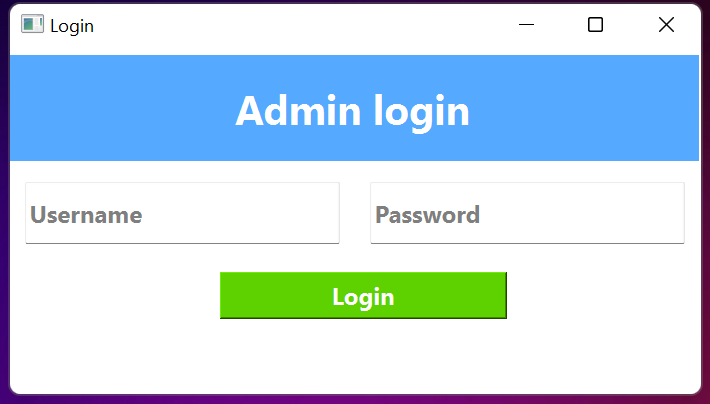
#> input picture mini-project-3/sample1.png, 710 x 404 px
$ python -i filter.py   (imports and definitions only)
#> lines starting #> are read from the running program, lines starting #| are printed output that depends on the picture; after the words box and inside, x2 and y2 are one past the last pixel; in counts of white or black regions, pixels touching at a corner belong together
#> further down, picture is the input picture: shape (404, 710, 3); mean B, G, R 232, 216, 194
import cv2
import numpy as np


# [17 lines left out: functions Contours, ColorQuantization, not called in this run]

def normal(img):
    return img

def anime(img):
    gray = cv2.cvtColor(img, cv2.COLOR_BGR2GRAY)
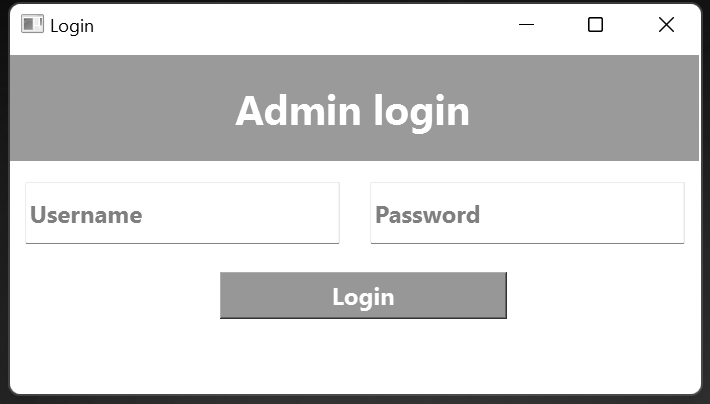
#> gray: shape (404, 710); min 0, max 255, mean 211.2
    gray = cv2.medianBlur(gray,5)
    edges = cv2.adaptiveThreshold(gray, 255, cv2.ADAPTIVE_THRESH_MEAN_C, cv2.THRESH_BINARY, 9, 9)
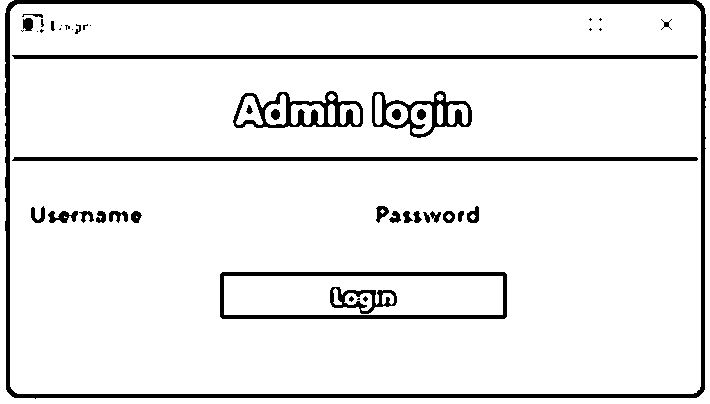
#> edges: shape (404, 710); 92% white; 48 black regions (17 under 20 px), largest, box (x1, y1, x2, y2) and area: (5, 0, 706, 399) 8882, (12, 55, 698, 59) 2737, (12, 157, 698, 161) 2737

    color = cv2.bilateralFilter(img, 9, 250, 250)
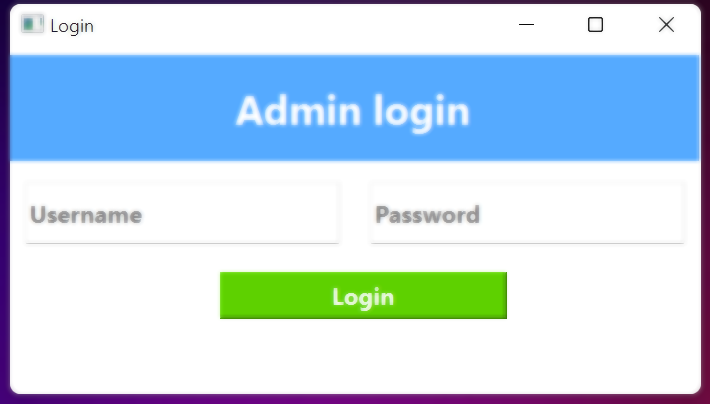
#> color: shape (404, 710, 3); mean B, G, R 232.1, 216.1, 194.1
    animation = cv2.bitwise_and(color, color, mask=edges)
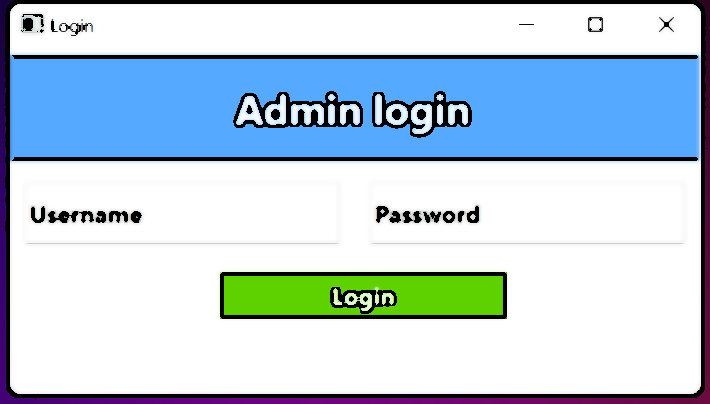
#> animation: shape (404, 710, 3); mean B, G, R 220.1, 206.1, 186

    return animation

def blur(img):
    blur = cv2.blur(img,(5,5))
    return blur

# [40 lines left out: functions red, anime1, Hueless, Greenless, Blueless, Redless, not called in this run]

>>> import cv2
>>> picture = cv2.imread('sample1.png')
>>> result = anime(picture)

$ run again, on mini-project-3/sample2.png
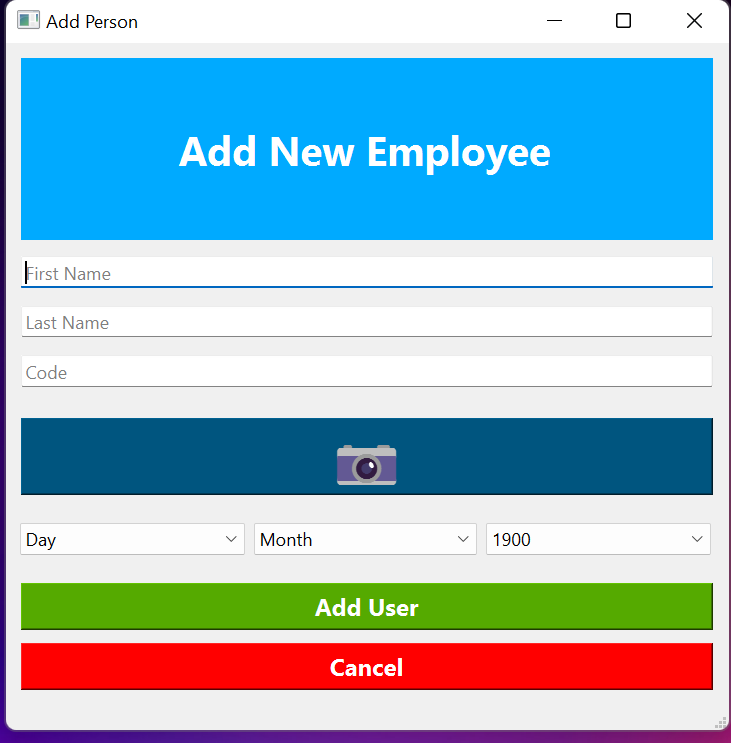
#> input picture mini-project-3/sample2.png, 731 x 743 px
#> picture is the input picture: shape (743, 731, 3); mean B, G, R 202.5, 186.5, 151.9
#> in anime, `edges = cv2.adaptiveThreshold(gray, 255, cv2.ADAPTIVE_THRESH_MEAN_C, c..`:
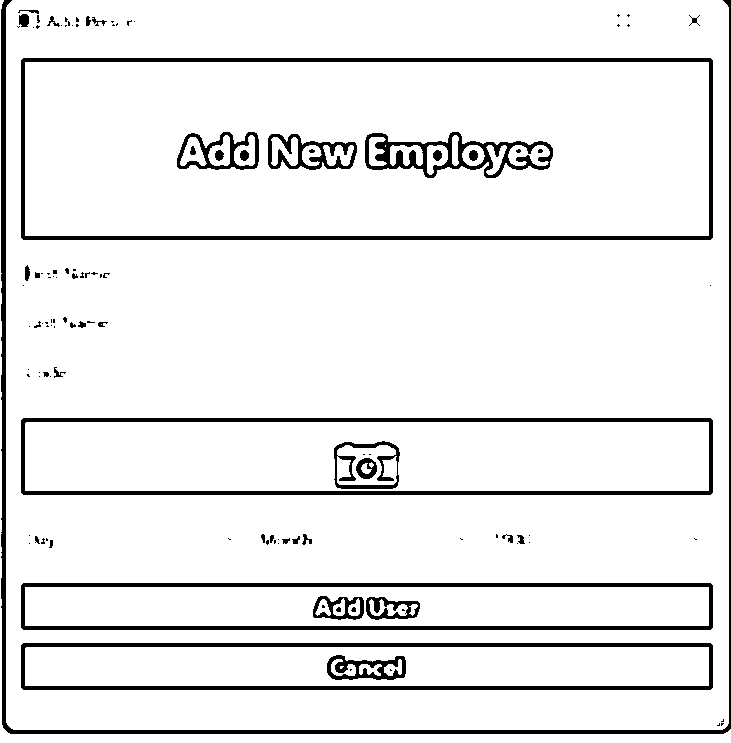
#> edges: shape (743, 731); 92.2% white; 121 black regions (78 under 20 px), largest, box (x1, y1, x2, y2) and area: (1, 0, 731, 734) 7689, (21, 58, 713, 240) 6916, (21, 418, 713, 495) 6077
#> in anime, `animation = cv2.bitwise_and(color, color, mask=edges)`:
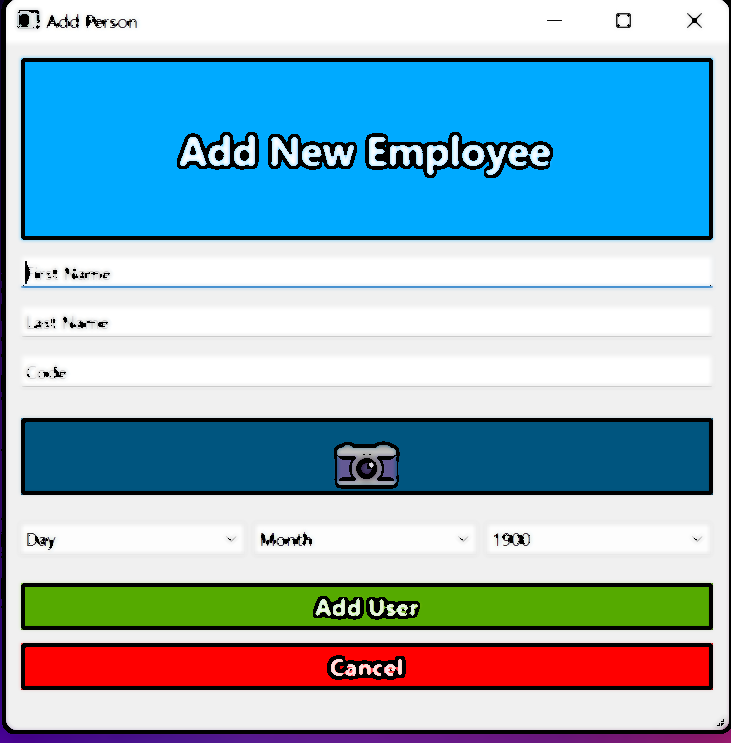
#> animation: shape (743, 731, 3); mean B, G, R 192.9, 178.3, 145.5

$ run again, on mini-project-3/sample3.png
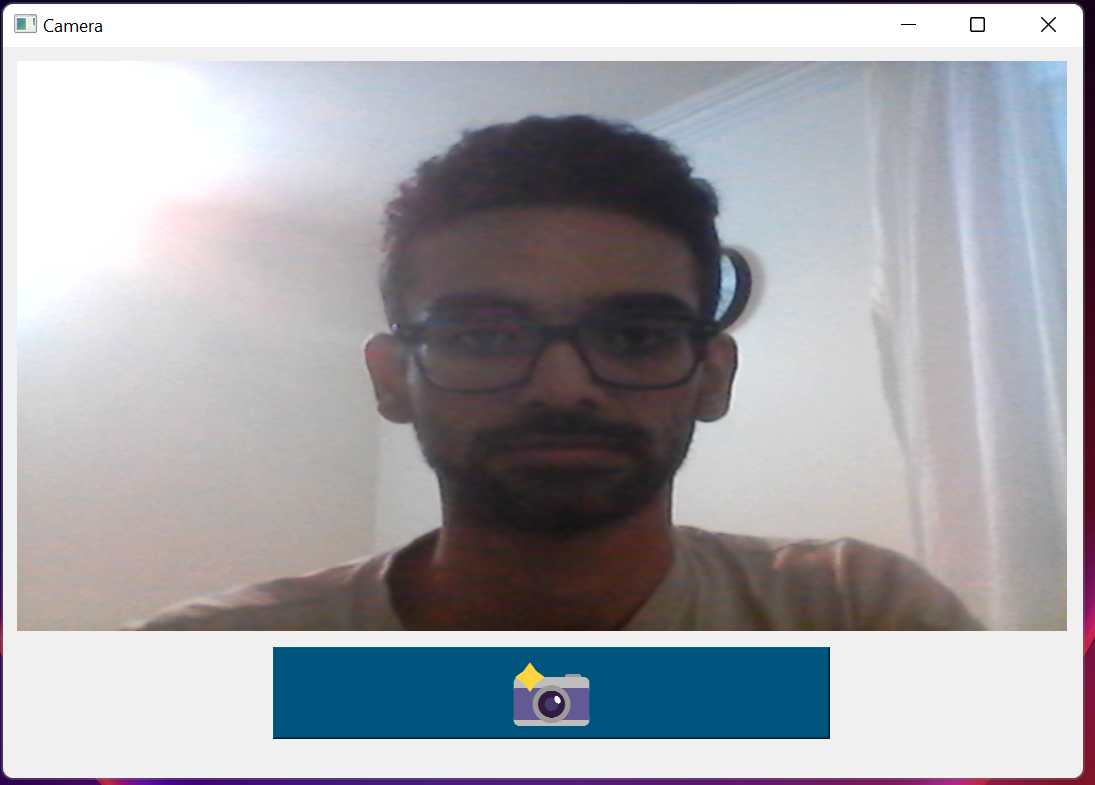
#> input picture mini-project-3/sample3.png, 1095 x 785 px
#> picture is the input picture: shape (785, 1095, 3); mean B, G, R 170.7, 164.9, 164.6
#> in anime, `edges = cv2.adaptiveThreshold(gray, 255, cv2.ADAPTIVE_THRESH_MEAN_C, c..`:
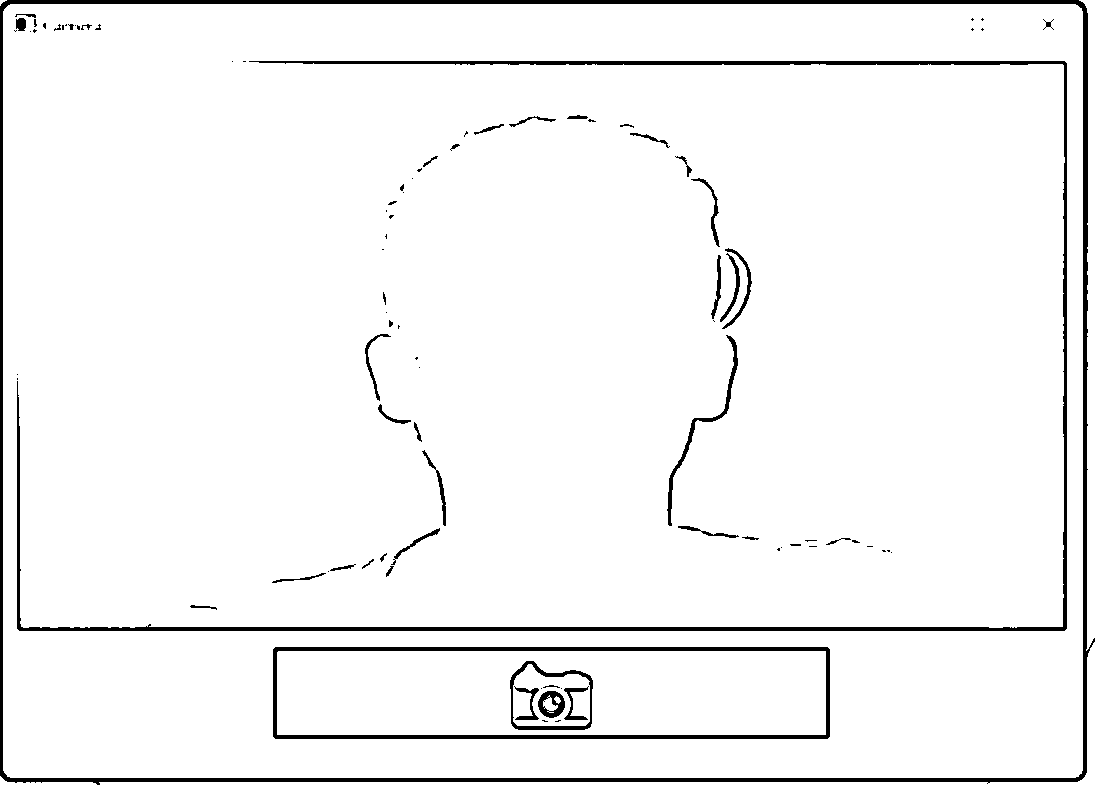
#> edges: shape (785, 1095); 95.9% white; 92 black regions (49 under 20 px), largest, box (x1, y1, x2, y2) and area: (0, 0, 1095, 785) 14440, (17, 61, 1067, 631) 9565, (273, 647, 830, 739) 5117
#> in anime, `animation = cv2.bitwise_and(color, color, mask=edges)`:
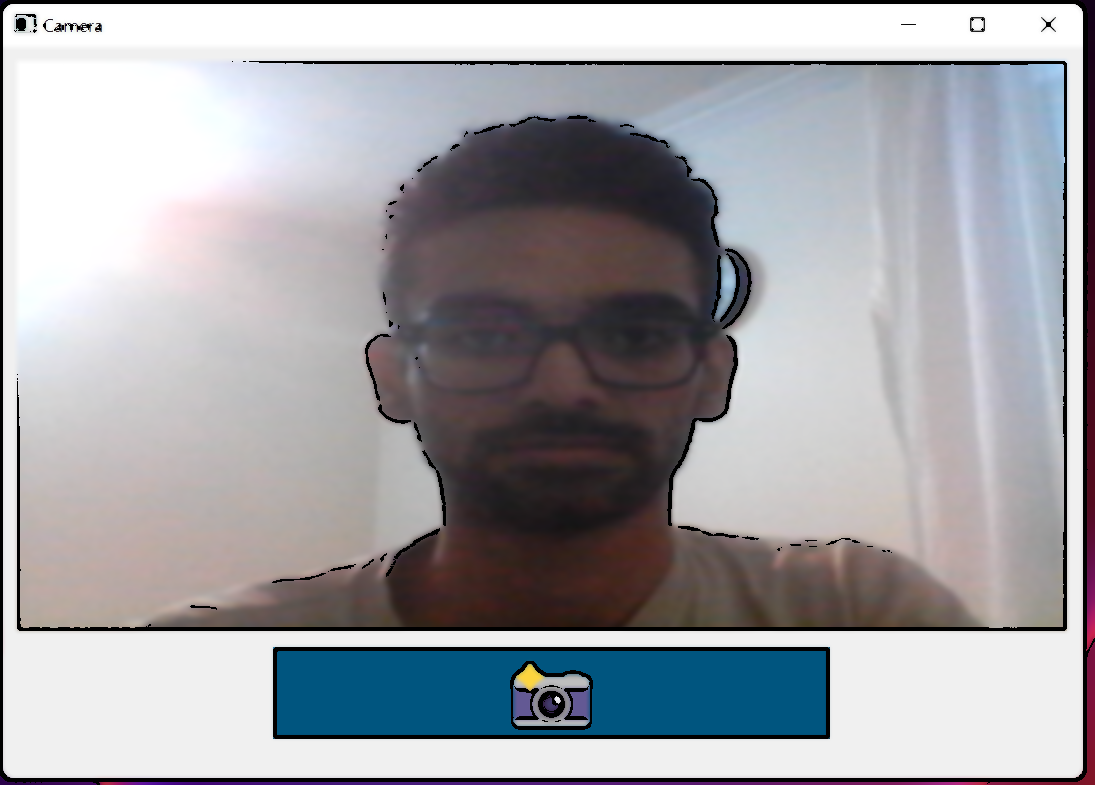
#> animation: shape (785, 1095, 3); mean B, G, R 166.3, 161.5, 161.1

$ run again, on mini-project-3/sample4.png
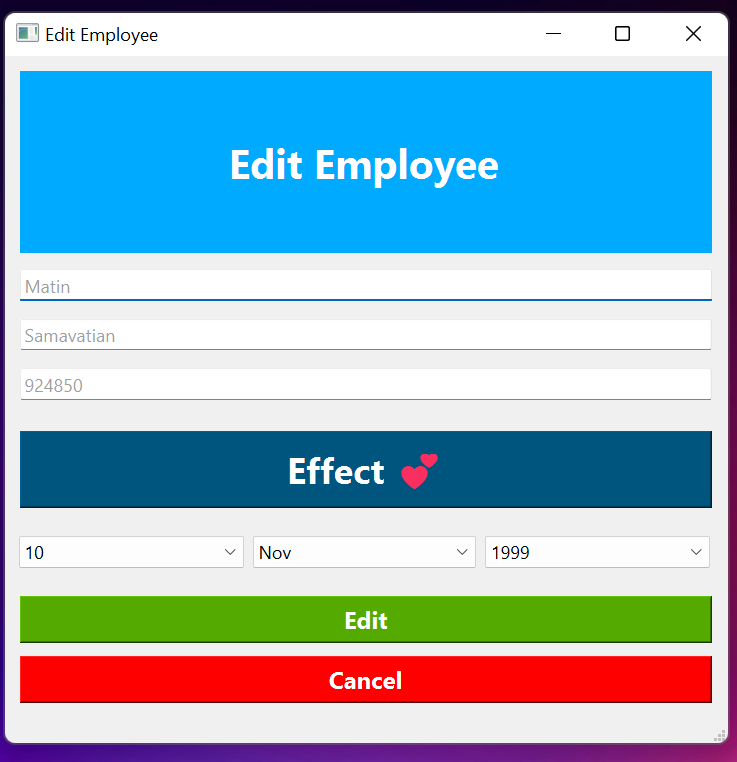
#> input picture mini-project-3/sample4.png, 737 x 762 px
#> picture is the input picture: shape (762, 737, 3); mean B, G, R 198.1, 180.8, 148.4
#> in anime, `edges = cv2.adaptiveThreshold(gray, 255, cv2.ADAPTIVE_THRESH_MEAN_C, c..`:
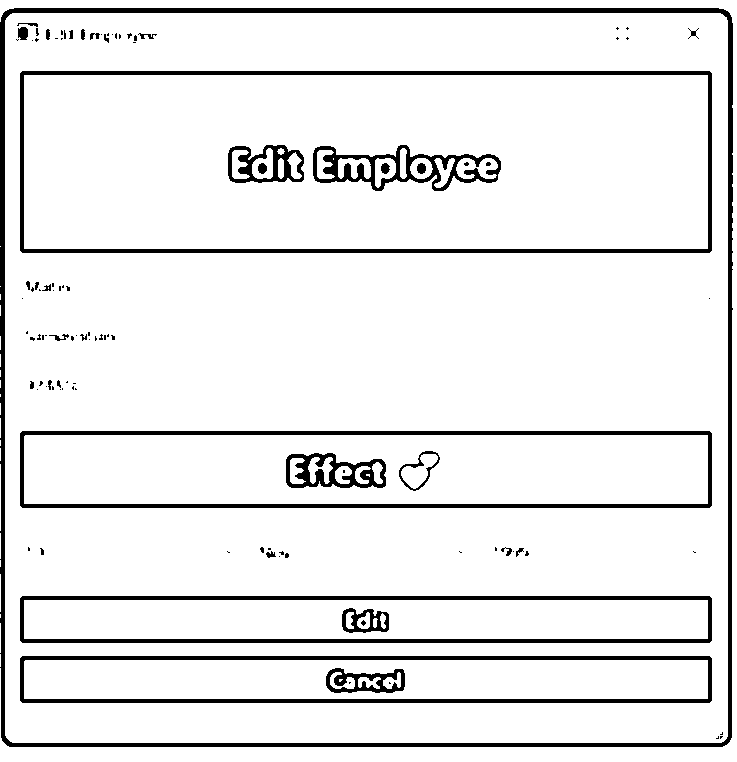
#> edges: shape (762, 737); 91.7% white; 109 black regions (75 under 20 px), largest, box (x1, y1, x2, y2) and area: (0, 8, 733, 747) 12900, (20, 71, 712, 253) 6916, (20, 431, 712, 508) 6077
#> in anime, `animation = cv2.bitwise_and(color, color, mask=edges)`:
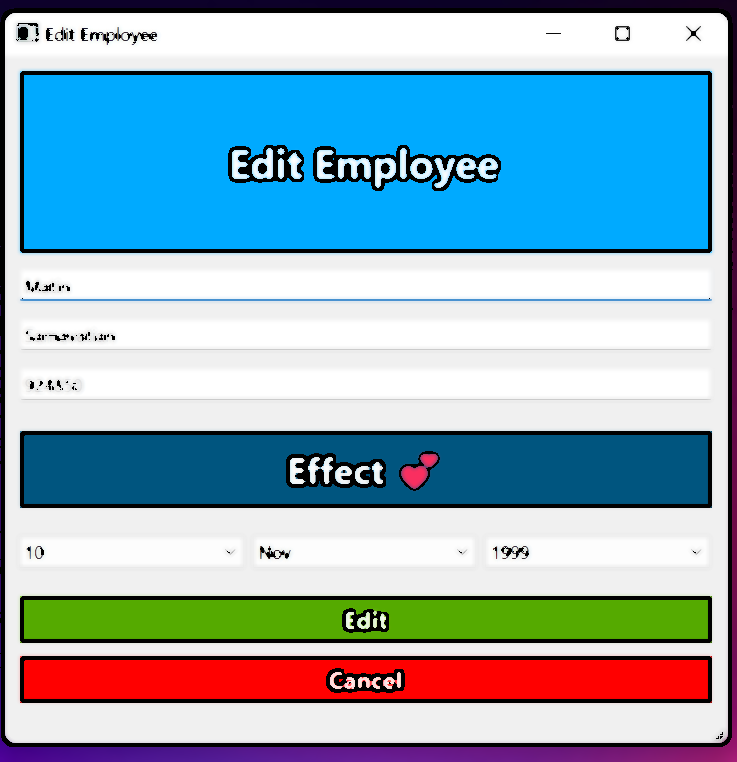
#> animation: shape (762, 737, 3); mean B, G, R 188.7, 173, 142.1
